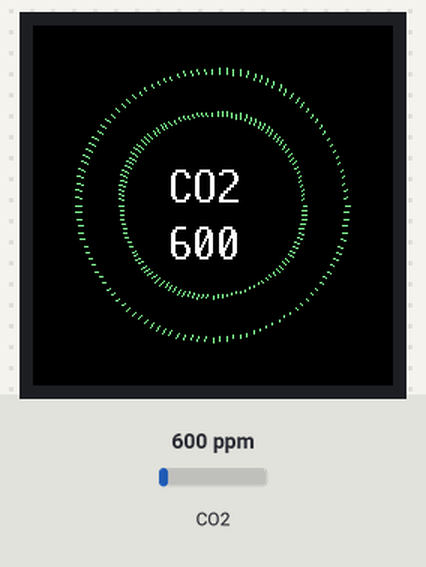
Bench run of a program on a simulated Raspberry Pi Pico running MicroPython. Shown: 240×240 colour display. The inputs (shaded band) are chosen by the test bench; at power-on: CO2 600 ppm. Random numbers come from a fixed seed; library files of the repository ran but are not shown: gc9a01py.py, vga1_16x32.py; what the program prints to the serial console is not drawn.

Above: at 1.8 s.
1.9 s: CO2 set to 2948 ppm
At 3.9 s:
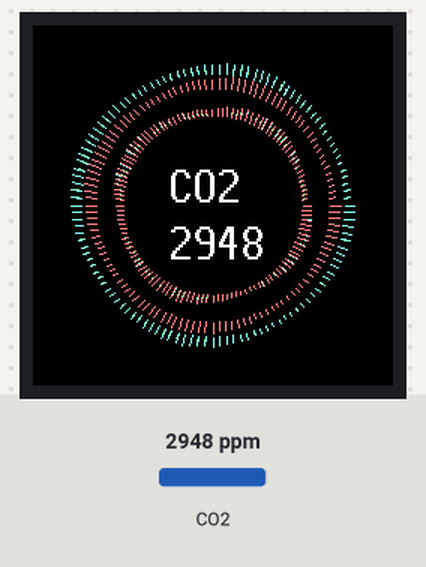
4.4 s: CO2 set to 452 ppm
At 6.3 s:
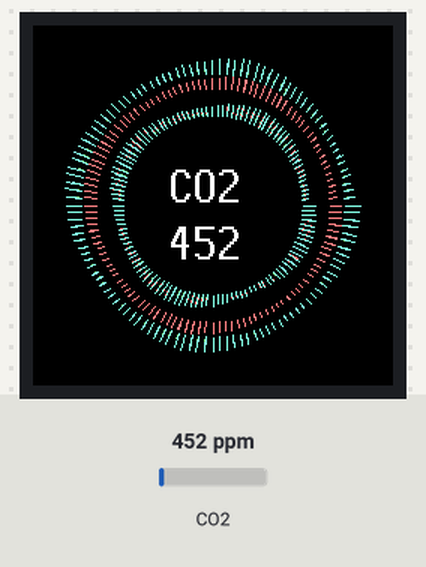
Timing chart, 0 to 7.8 s (numbered marks = the images above; inputs shaded):
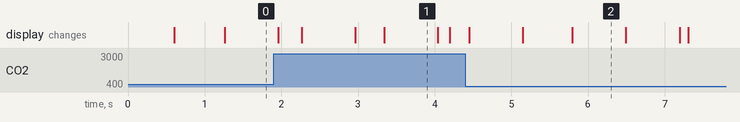

The program:

dendocrono_display_linea.py
```python
import time
import math
import random
from machine import Pin, SPI, UART
import gc9a01py
from fonts.romfonts import vga1_16x32 as font

# -----------------------
# LCD setup
# -----------------------
spi = SPI(1, baudrate=40000000, polarity=1, phase=1)
dc = Pin(8, Pin.OUT)
cs = Pin(9, Pin.OUT)
rst = Pin(12, Pin.OUT)
bl = Pin(13, Pin.OUT)
bl.on()
lcd = gc9a01py.GC9A01(spi, dc=dc, cs=cs, reset=rst)
lcd.fill(gc9a01py.BLACK)

# -----------------------
# CO2 sensor
# -----------------------
uart = UART(0, baudrate=9600, tx=Pin(0), rx=Pin(1))
cmd = b"\xFF\x01\x86\x00\x00\x00\x00\x00\x79"

# -----------------------
# Colors
# -----------------------
def rgb(r,g,b):
    return gc9a01py.color565(r,g,b)

GOOD_COLORS   = [(128,255,128),(128,255,255)]
MEDIUM_COLORS = [(128,128,255),(255,128,255)]
BAD_COLOR     = (255,128,128)

def interp_color(c1,c2,t):
    r = int(c1[0]*(1-t)+c2[0]*t)
    g = int(c1[1]*(1-t)+c2[1]*t)
    b = int(c1[2]*(1-t)+c2[2]*t)
    return (r,g,b)

# -----------------------
# CO2 reading
# -----------------------
def read_mhz19():
    uart.write(cmd)
    time.sleep(0.05)
    if uart.any():
        d = uart.read(9)
        if d and len(d)==9 and d[0]==0xFF and d[1]==0x86:
            return d[2]*256 + d[3]
    return None

def get_state(ppm):
    if ppm < 800: return "good"
    if ppm < 1200: return "medium"
    return "bad"

# -----------------------
# Animation parameters
# -----------------------
cx, cy = 120, 120
text_radius = 60
num_rings = 2
ring_spacing = 8
segments = 120
pulse_speed = 0.1

ring_lengths = [[0 for _ in range(segments)] for _ in range(num_rings)]

# -----------------------
# Draw one ring
# -----------------------
def draw_ring(lcd, cx, cy, radius, lengths, color):
    for i in range(segments):
        angle = 2*math.pi*i/segments
        x0 = int(cx + radius * math.cos(angle))
        y0 = int(cy + radius * math.sin(angle))
        l = lengths[i]
        x1 = int(x0 + l * math.cos(angle))
        y1 = int(y0 + l * math.sin(angle))
        lcd.line(x0, y0, x1, y1, rgb(*color))

# -----------------------
# Initial static text
# -----------------------
lcd.fill(gc9a01py.BLACK)
lcd.text(font, "CO2", cx-30, cy-28, rgb(255,255,255))

t = 0
last_ppm_value = None

while True:

    # ---- Lecture CO₂ ----
    co2_value = read_mhz19()
    if co2_value is None:
        co2_value = 0
    print("CO2 =", co2_value, "ppm")

    # ---- Affichage CO₂ (uniquement si changement, pour stabilité) ----
    if co2_value != last_ppm_value:
        lcd.fill_rect(cx-40, cy+10, 80, 40, gc9a01py.BLACK)
        lcd.text(font, str(co2_value), cx-30, cy+10, rgb(255,255,255))
        last_ppm_value = co2_value

    # ---- Définition des couleurs + longueurs ----
    if co2_value < 800:
        base_color = interp_color(GOOD_COLORS[0], GOOD_COLORS[1], random.random())
        max_len = 20
    elif co2_value < 1200:
        base_color = interp_color(MEDIUM_COLORS[0], MEDIUM_COLORS[1], random.random())
        max_len = 15
    else:
        base_color = BAD_COLOR
        max_len = 10

    # ---- Animation des anneaux ----
    for r in range(num_rings):
        radius = text_radius + r*(ring_spacing + max_len)
        for i in range(segments):
            target_len = max_len * (0.7 + 0.3*math.sin(t + i/5 + r))
            ring_lengths[r][i] += (target_len - ring_lengths[r][i]) * 0.2

        draw_ring(lcd, cx, cy, radius, ring_lengths[r], base_color)

    t += pulse_speed
    time.sleep(0.05)
```

Measured:
- what the display in image 1 shows lasts 0.7 s, from 3.3 s to 4.0 s
